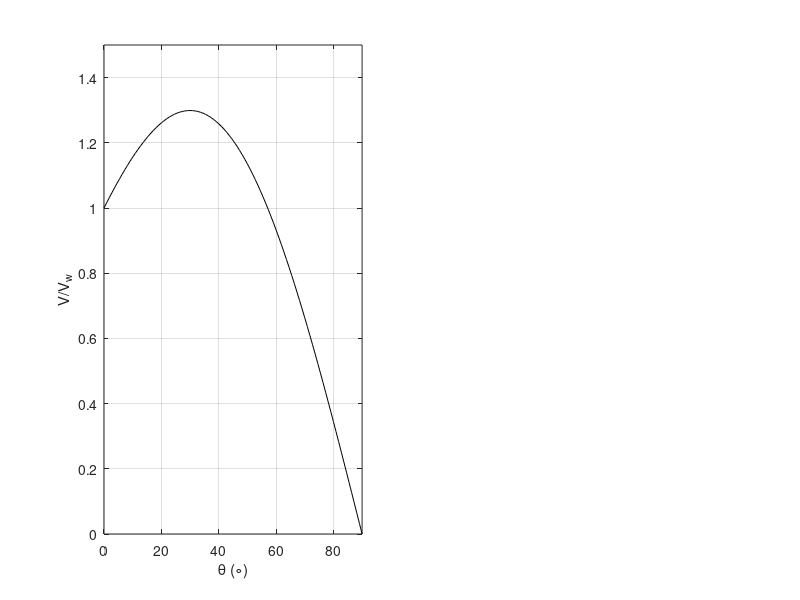

Source code (MATLAB): (Note: this script raises an error after producing the figure.)
% Properties of a Reservoir

function Properties_of_a_Reservoir
% Variabel a
a = 5.0;
% Length (1)
L = 10.0;
% Length (2)
B = 10.0;
% Density
rho = 1000;
% Gravitational Constant
g = 9.81;
% Velocity Components
W = 100000;
La = L/a;
% theta generate linearly spaced vector
theta = linspace(0.0, pi/2, 100);
% The Volume Ratio
VVw = @(theta,La) (cos(theta)+0.5*La*cos(theta).*sin(theta));
% Create figure window
figure(1)
% Create axes in tiled positions
subplot(1, 2, 1)
% Plot
plot(theta*180/pi, VVw(theta,La), 'k')
% Set axis limits and aspect ratios
axis([0.0, 90.0, 0.0, 1.5])
% V/V_w Label
ylabel('V/V_w')
% \theta (\circ) Label
xlabel('\theta (\circ)')
% Display or hide axes grid lines
grid on
% Retain current plot when adding new plots
hold on
% Create MaxTheta Function
MaxTheta = @(theta, La) (1-VVw(theta, La));
% Root of nonlinear function
ThetaMaxDeg = fzero(MaxTheta, [0.01, pi/2.0], [], La)*180/pi;
% Plot
plot(ThetaMaxDeg, 1.0, 'sk')
% Specifies Text object properties using one or more name-value pairs.
text(10, 0.95, ['\theta_{max}= ', num2str(ThetaMaxDeg, 4) ' circ'])
% Create VVwNeg Function
VVwNeg = @(theta, La) (-VVw(theta, La));
% Find minimum of single-variable function on fixed interval
[ThetaMaxVol, VVwMax] = fminbnd(VVwNeg, 0.0, ThetaMaxDeg*pi/180, [], La);
% Plot
plot(ThetaMaxVol*180/pi, -VVwMax, 'ks')
% Add text descriptions to data points
text(10, -VVwMax+0.13, ['V_{max}/V_w = ' num2str(-VVwMax, 4)])
text(10, -VVwMax+0.05, [' \theta_V = ' num2str(ThetaMaxVol*180/pi, 4)...
' \circ '])
% Create axes in tiled positions
subplot(1,2,2)
% theta generate linearly spaced vector
theta = linspace(0.01, ThetaMaxDeg*pi/180);
% Plot
plot(theta*180.0/pi, h(theta, La, a), 'k-')
% h (m) Label
ylabel('h (m)')
% \theta (\circ) Label
xlabel('\theta (\circ)')
% Display or hide axes grid lines
grid on
% Create figure window
figure(2)
% Plot
plot(theta*180.0/pi, Frod(theta, L, B, rho, g, W, La, a)*10^-6, 'k-')
% Retain current plot when adding new plots
hold on
% Find minimum of single-variable function on fixed interval
[FrodThetaMin, FrodMin] = fminbnd(@Frod, 0.0, ThetaMaxDeg*pi/180, [], L, B, rho, g, W, La, a);
% Plot
plot(FrodThetaMin*180/pi, FrodMin*1e-6, 'ks')
% Add text descriptions to data points
text(FrodThetaMin*180/pi, FrodMin*1e-6-0.1, ['F_{rod, min} = '...
num2str(FrodMin*1e-6, 4) ' MN'])
text(FrodThetaMin*180/pi, FrodMin*1e-6-0.22, ['\theta_F = '...
num2str(FrodThetaMin*180/pi, 4) ' \circ'])
% Set or query y-axis limits
ylim([0.4, 2.4])
% F_{rod} (MN) Label
ylabel('F_{rod} (MN)')
% \theta (\circ) Label
xlabel('\theta (\circ)')
% Display or hide axes grid lines
grid on
% Declare function name, inputs, and outputs
function Fr = Frod(theta, L, B, rho, g, W, La, a)
D = (L*sin(theta+acos(cos(theta)/sqrt(2))));
Fr = ((B*rho*g*h(theta, La, a).^3)./(6*cos(theta).^2)+0.5*W*L*sin(theta))./D;
% Declare function name, inputs, and outputs
function f = h(theta, La, a)
f = (-a./tan(theta).*(1-sqrt(1+2*La*tan(theta))));